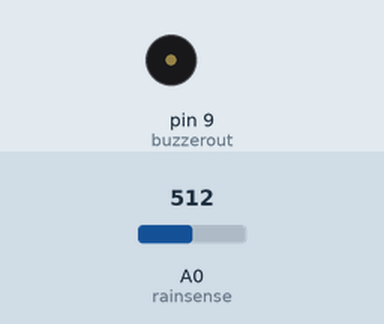
Simulated run of this sketch. Board: Arduino Uno, built with avr-gcc and run on an emulated ATmega328P. Shown: buzzer (waves = sounding, pin HIGH). Inputs (shaded band) come from the test bench; at power-on: A0 (rainsense) = 512.

Above: at 1.2 s.
1.3 s: A0 (rainsense) set to 460
2.8 s: A0 (rainsense) set to 438
At 3.5 s:
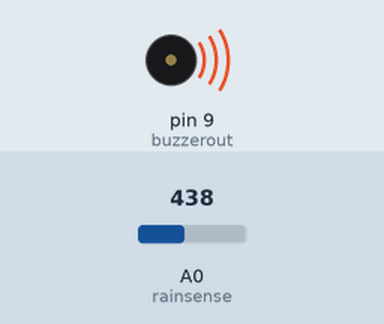
4.3 s: A0 (rainsense) set to 511
At 4.7 s:
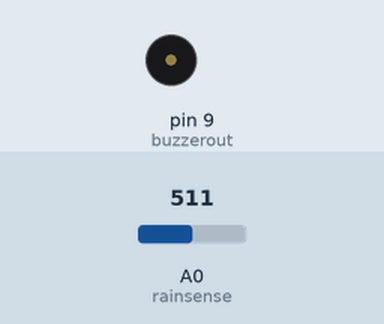
5.8 s: A0 (rainsense) set to 440
At 7.0 s:
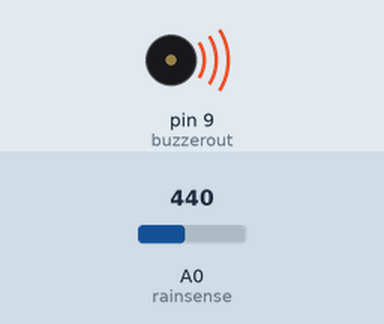
Timing chart, 0 to 8.3 s (numbered marks = the images above; inputs shaded):
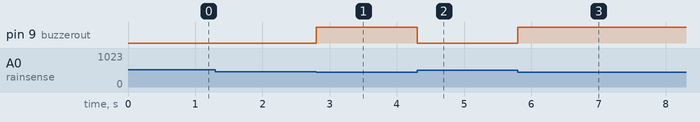

The sketch:

rainsensor.ino
```cpp
int rainsense= 0; // analog sensor input pin 0
int buzzerout= 9; // digital output pin 10 - buzzer output
void setup()
{  pinMode(buzzerout, OUTPUT);
   pinMode(rainsense, INPUT);
}
void loop(){
   int rainSenseReading = analogRead(rainsense);
   if (rainSenseReading<=450)
      digitalWrite(buzzerout,HIGH);
   else if (rainSenseReading>450)
      {
        digitalWrite(buzzerout, LOW);

       rainSenseReading = 1000;
       }}
```

Measured:
- the behaviour switches between 451 and 450 on A0 (rainsense) (found by bisection; images 0 and 1)
- after the input at 1.3 s, every drawn part: stays the same
- after the input at 2.8 s, pin 9 (buzzerout): LOW → HIGH at once
- after the input at 4.3 s, pin 9 (buzzerout): HIGH → LOW at once
- after the input at 5.8 s, pin 9 (buzzerout): LOW → HIGH at once
